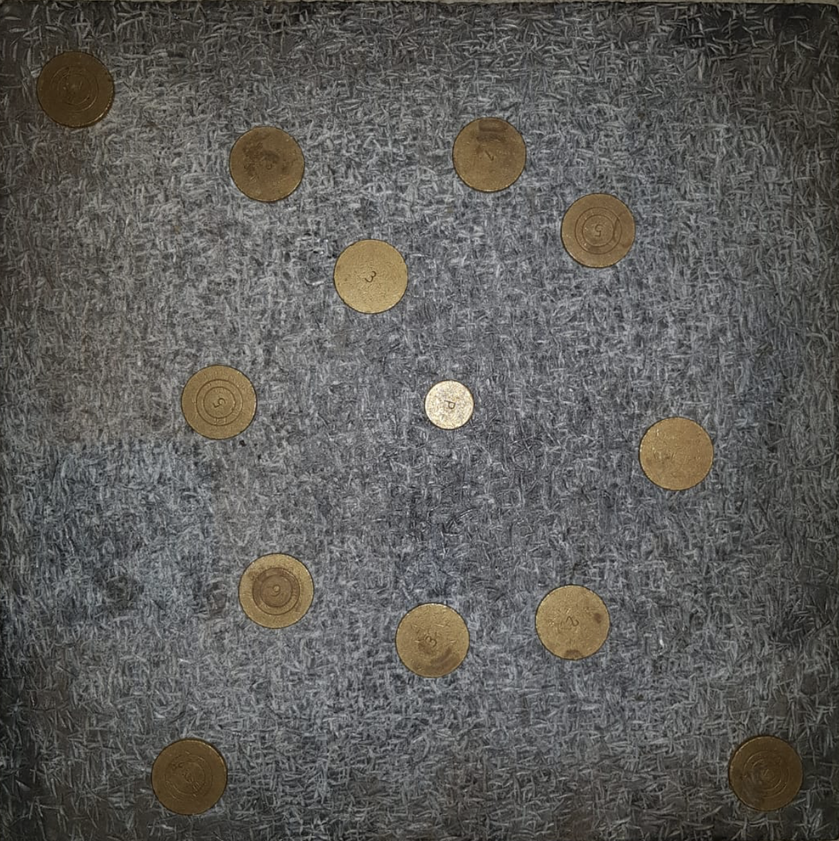
#> input picture palet_detector/input/palet.png, 839 x 841 px, shrunk from 1186 x 1190 before the run
$ python hsv_projection.py
#> lines starting #> are read from the running program, lines starting #| are printed output that depends on the picture; after the words box and inside, x2 and y2 are one past the last pixel; in counts of white or black regions, pixels touching at a corner belong together
import cv2
import matplotlib.pyplot as plt
import numpy as np

## Read image
img = cv2.imread('./input/palet.png')
#> img is the input picture: shape (841, 839, 3); mean B, G, R 89.5, 92.7, 94.2

## Convert to hsv
img = cv2.cvtColor(img, cv2.COLOR_BGR2HSV)
#> img: shape (841, 839, 3); mean H, S, V 58.6, 21.9, 95.9

## Threshold image
thresh = cv2.threshold(img, 60, 255, cv2.THRESH_BINARY)[1]
#> thresh: shape (841, 839, 3); mean H, S, V 104.3, 22.4, 221.6

## Get mask with range
mask = cv2.inRange(thresh, (0, 255, 255), (20, 255, 255))
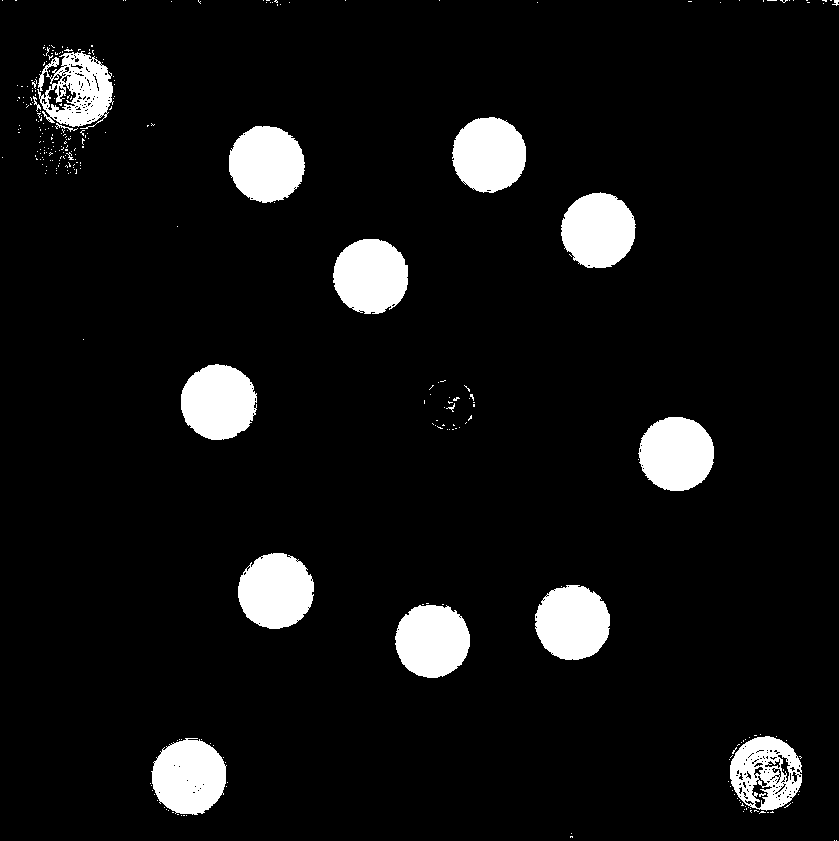
#> mask: shape (841, 839); 7.4% white; 303 white regions (285 under 20 px), largest, box (x1, y1, x2, y2) and area: (229, 126, 305, 203) 4543, (181, 364, 257, 440) 4483, (238, 553, 314, 629) 4477
imask = mask > 0

## Create output image
green = np.zeros_like(img, np.uint8)
green[imask] = img[imask]
#> green: shape (841, 839, 3); mean H, S, V 1.3, 8.2, 8.6

## Convert to gray
gray = cv2.cvtColor(img, cv2.COLOR_BGR2GRAY)
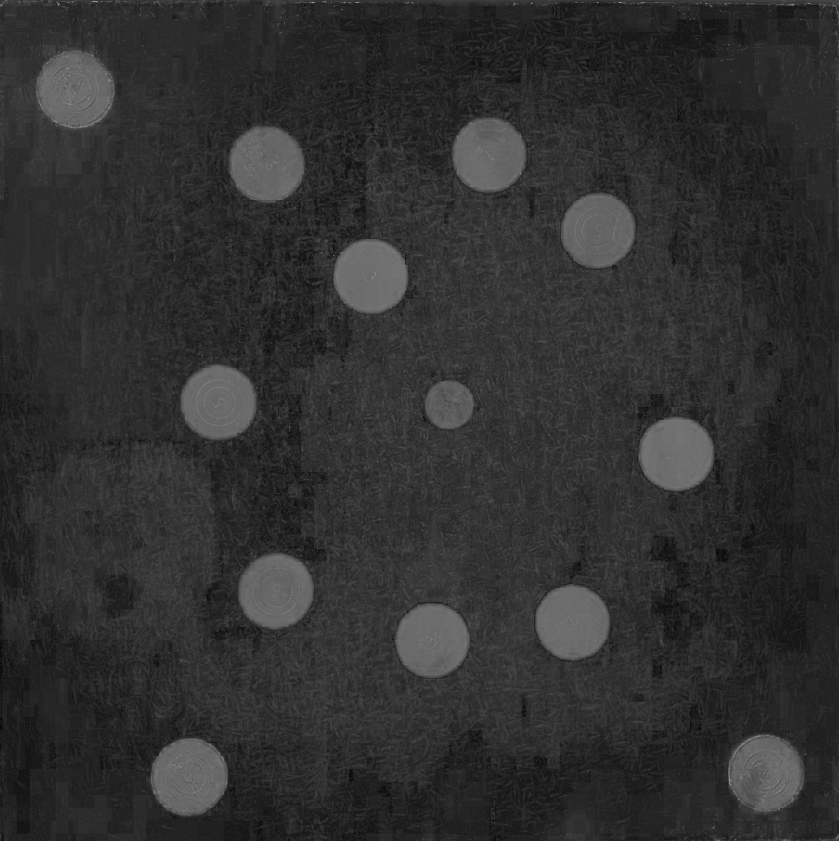
#> gray: shape (841, 839); min 5, max 161, mean 48.2

## Write image
cv2.imwrite('./result/hsv.png', gray)

## Eventually plot it
plt.imshow(green)
plt.show()

$ run again, with palet_detector/input/photo2.jpeg saved as palet_detector/input/palet.png
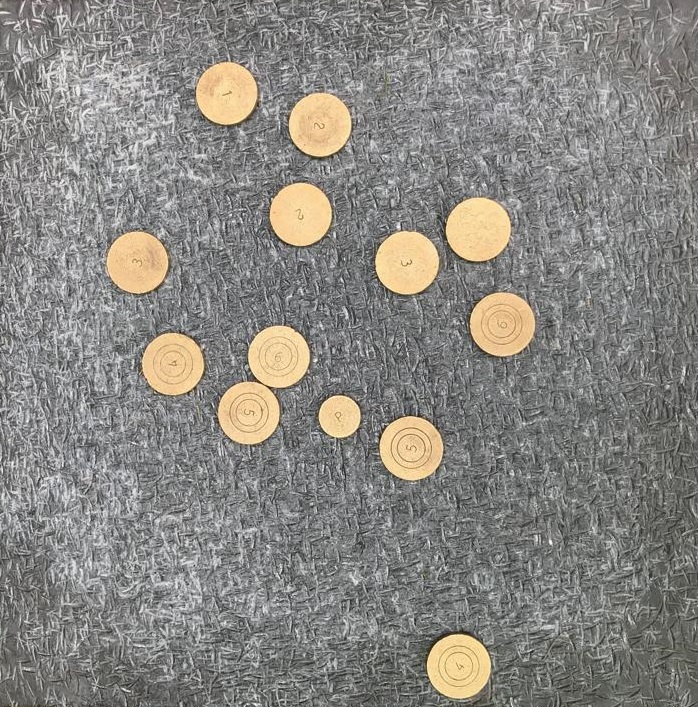
#> input picture palet_detector/input/photo2.jpeg, 698 x 707 px
#> img is the input picture: shape (707, 698, 3); mean B, G, R 129.8, 134.7, 137
#> img: shape (707, 698, 3); mean H, S, V 55.7, 13.1, 138.3
#> thresh: shape (707, 698, 3); mean H, S, V 112, 21.9, 253
#> `mask = cv2.inRange(thresh, (0, 255, 255), (20, 255, 255))`:
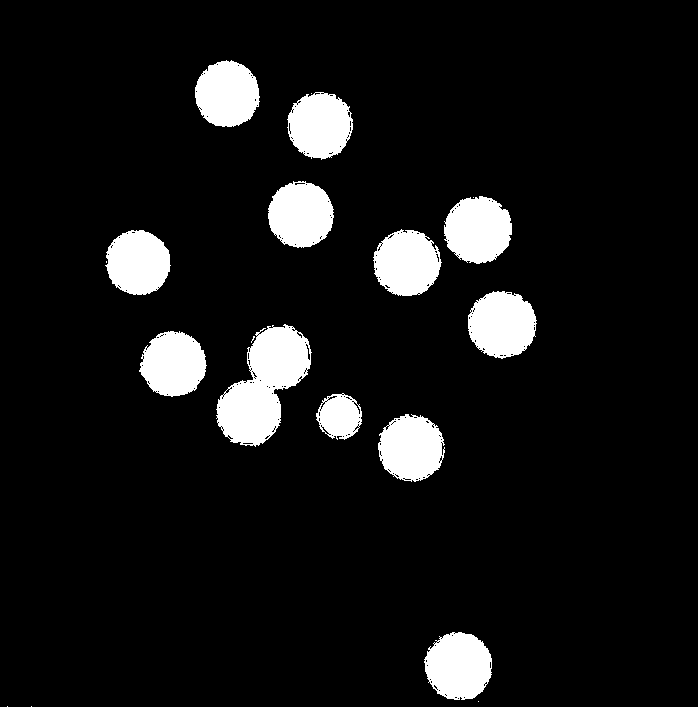
#> mask: shape (707, 698); 8.5% white; 19 white regions (7 under 20 px), largest, box (x1, y1, x2, y2) and area: (216, 324, 312, 447) 6404, (468, 291, 537, 359) 3567, (424, 632, 492, 700) 3554
#> green: shape (707, 698, 3); mean H, S, V 1.6, 7.8, 19.4
#> `gray = cv2.cvtColor(img, cv2.COLOR_BGR2GRAY)`:
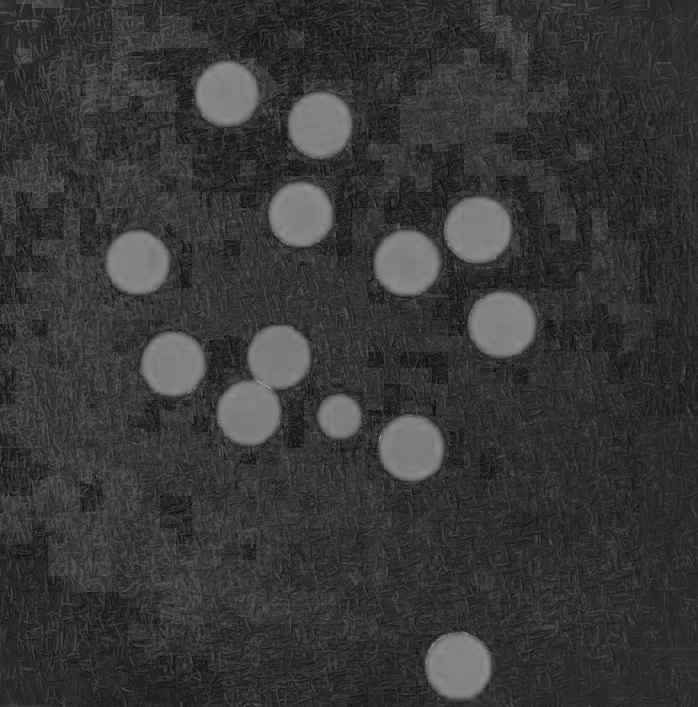
#> gray: shape (707, 698); min 7, max 171, mean 55.4
